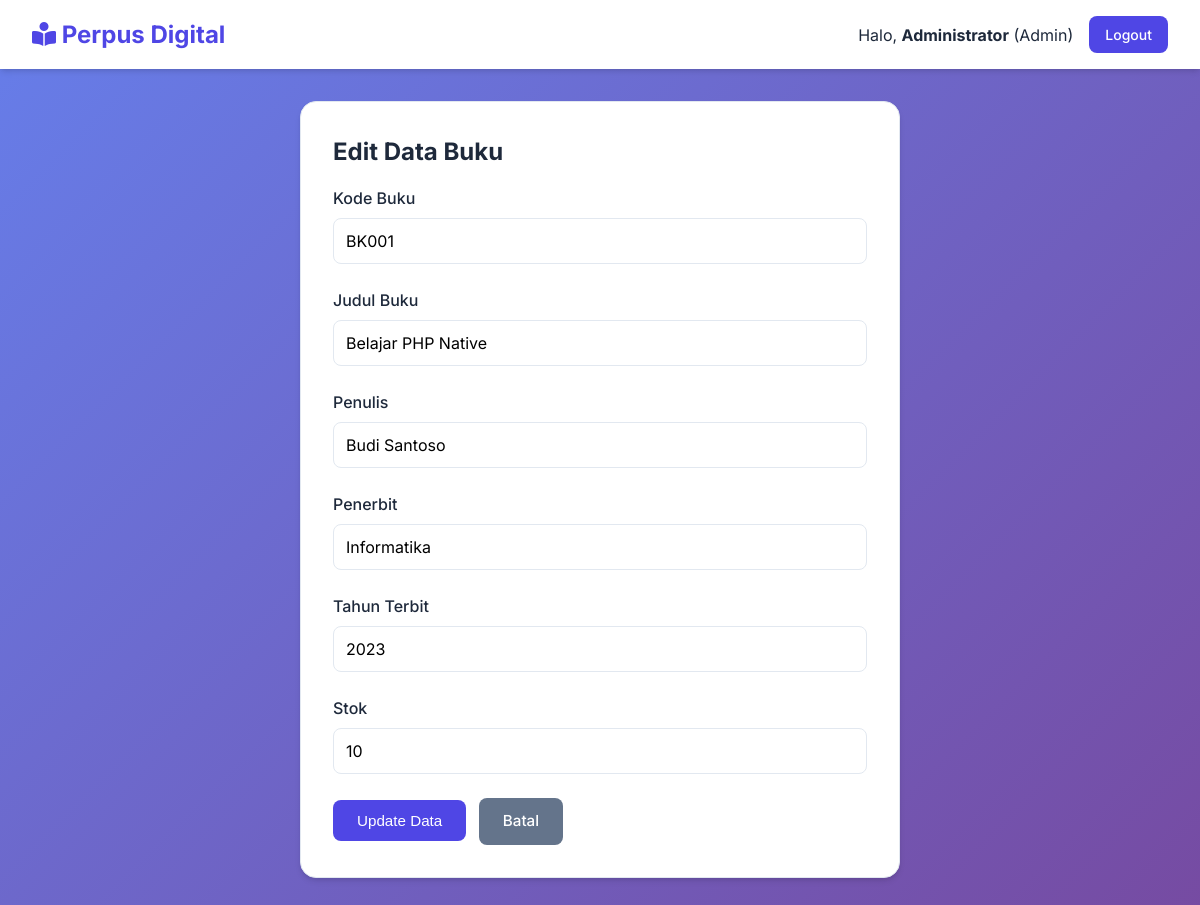
/edit_buku.php?id=1 (signed in), run on the app's committed database.
### tables this page shows
CREATE TABLE `buku` (
  `id_buku` int(11) NOT NULL AUTO_INCREMENT,
  `kode_buku` varchar(20) NOT NULL,
  `judul_buku` varchar(255) NOT NULL,
  `penulis` varchar(100) NOT NULL,
  `penerbit` varchar(100) NOT NULL,
  `tahun_terbit` int(4) NOT NULL,
  `stok` int(11) NOT NULL DEFAULT 0,
  PRIMARY KEY (`id_buku`),
  UNIQUE KEY `kode_buku` (`kode_buku`)
);

### edit_buku.php (the view, shortened to what this page needs)
<?php
include 'header.php';
include 'config/database.php';
$id = $_GET['id'];
$data = mysqli_query($koneksi, "SELECT * FROM buku WHERE id_buku='$id'");
while ($d = mysqli_fetch_array($data)) {
?>
<div class="card" style="max-width: 600px; margin: 0 auto;">
    <h2 class="mb-4">Edit Data Buku</h2>
    <form action="proses_edit_buku.php" method="POST">
        <div class="form-group">
            <label class="form-label">Kode Buku</label>
            <input type="text" name="kode_buku" class="form-control" required value="<?php echo $d['kode_buku']; ?>">
        </div>
        <div class="form-group">
            <label class="form-label">Judul Buku</label>
            <input type="text" name="judul" class="form-control" required value="<?php echo $d['judul_buku']; ?>">
        </div>
        <div class="form-group">
            <label class="form-label">Penulis</label>
            <input type="text" name="penulis" class="form-control" required value="<?php echo $d['penulis']; ?>">
        </div>
        <div class="form-group">
            <label class="form-label">Penerbit</label>
            <input type="text" name="penerbit" class="form-control" required value="<?php echo $d['penerbit']; ?>">
        </div>
        <div class="form-group">
            <label class="form-label">Tahun Terbit</label>
            <input type="number" name="tahun" class="form-control" required min="1900" max="<?php echo date('Y'); ?>" value="<?php echo $d['tahun_terbit']; ?>">
        </div>
        <div class="form-group">
            <label class="form-label">Stok</label>
            <input type="number" name="stok" class="form-control" required min="0" value="<?php echo $d['stok']; ?>">
        </div>
        <div class="mt-4">
            <button type="submit" class="btn btn-primary">Update Data</button>
            <a href="buku.php" class="btn" style="background-color: var(--secondary-color); color: white; margin-left: 0.5rem;">Batal</a>
        </div>
    </form>
</div>
<?php
}
include 'footer.php';
?>

### assets/css/style.css (style rules this page uses)
:root { --primary-color: #4f46e5; --primary-hover: #4338ca; --secondary-color: #64748b; --background-color: #f1f5f9; --surface-color: #ffffff; --text-color: #1e293b; --text-muted: #64748b; --border-color: #e2e8f0; --success-color: #10b981; --error-color: #ef4444; --warning-color: #f59e0b; --shadow-sm: 0 1px 2px 0 rgb(0 0 0 / 0.05); --shadow: 0 4px 6px -1px rgb(0 0 0 / 0.1), 0 2px 4px -2px rgb(0 0 0 / 0.1); --shadow-lg: 0 10px 15px -3px rgb(0 0 0 / 0.1), 0 4px 6px -4px rgb(0 0 0 / 0.1); --glass-bg: rgba(255, 255, 255, 0.7); --glass-border: 1px solid rgba(255, 255, 255, 0.3); --glass-shadow: 0 8px 32px 0 rgba(31, 38, 135, 0.37); }
* { margin: 0; padding: 0; box-sizing: border-box; }
body { font-family: 'Inter', sans-serif; background-color: var(--background-color); color: var(--text-color); line-height: 1.5; background-image: linear-gradient(135deg, #667eea 0%, #764ba2 100%); min-height: 100vh; }
a { text-decoration: none; color: var(--primary-color); transition: color 0.2s; }
.card { background: var(--surface-color); border-radius: 1rem; box-shadow: var(--shadow); padding: 2rem; border: 1px solid var(--border-color); }
.btn { display: inline-block; padding: 0.75rem 1.5rem; border-radius: 0.5rem; font-weight: 500; cursor: pointer; transition: all 0.2s; border: none; font-size: 0.95rem; }
.btn-primary { background-color: var(--primary-color); color: white; }
.form-group { margin-bottom: 1.5rem; }
.form-label { display: block; margin-bottom: 0.5rem; font-weight: 500; color: var(--text-color); }
.form-control { width: 100%; padding: 0.75rem; border: 1px solid var(--border-color); border-radius: 0.5rem; font-family: inherit; font-size: 1rem; transition: border-color 0.2s, box-shadow 0.2s; background-color: rgba(255, 255, 255, 0.9); }
.mb-4 { margin-bottom: 1rem; }
.mt-4 { margin-top: 1rem; }

### data on the page
buku: kode_buku "BK001", judul "Belajar PHP Native", penulis "Budi Santoso", penerbit "Informatika", tahun "2023", stok "10"

### other printed values
$_SESSION['nama'] "Administrator"
$_SESSION['level'] "Admin"
